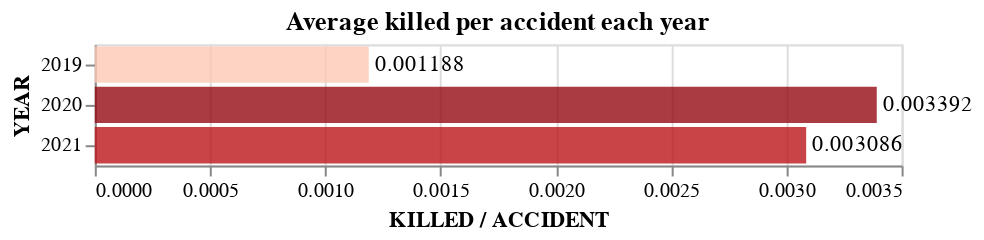

This figure's notebook cell:
### Code cell
# FINAL CHART
bars = alt.Chart(ratio_merged).mark_bar(
    opacity=0.8
).encode(
    y=alt.Y('YEAR:N', title='YEAR'),
    x='ratio:Q',
    color=alt.Color('ratio:Q',legend=None, scale=alt.Scale(scheme='reds'))
)
text = alt.Chart(ratio_merged).mark_text(
    align='left',
    baseline='middle',
    dx=3
).encode(
    y=alt.Y('YEAR:N', title='YEAR'),
    x=alt.X('ratio:Q', title='KILLED / ACCIDENT')
    ,text=alt.Text('ratio:Q', format='.4')
)

(bars + text).properties(title="Average killed per accident each year")

### Figure 1 — Vega-Lite specification as saved in the notebook (floating-point values rounded to 4 significant figures)
{"config": {"view": {"continuousWidth": 400, "continuousHeight": 300}}, "layer": [{"mark": {"type": "bar", "opacity": 0.8}, "encoding": {"color": {"field": "ratio", "legend": null, "scale": {"scheme": "reds"}, "type": "quantitative"}, "x": {"field": "ratio", "type": "quantitative"}, "y": {"field": "YEAR", "title": "YEAR", "type": "nominal"}}}, {"mark": {"type": "text", "align": "left", "baseline": "middle", "dx": 3}, "encoding": {"text": {"field": "ratio", "format": ".4", "type": "quantitative"}, "x": {"field": "ratio", "title": "KILLED / ACCIDENT", "type": "quantitative"}, "y": {"field": "YEAR", "title": "YEAR", "type": "nominal"}}}], "data": {"name": "data-9b40553cdb3ed641439c5abbc103bd11"}, "title": "Average killed per accident each year", "$schema": "https://vega.github.io/schema/vega-lite/v4.17.0.json", "datasets": {"data-9b40553cdb3ed641439c5abbc103bd11": [{"YEAR": 2019.0, "TOTAL KILLED": 20.0, "TOTAL INJURED": 4811.0, "TOTAL ACCIDENTS": 16830.0, "ratio": 0.001188}, {"YEAR": 2020.0, "TOTAL KILLED": 14.0, "TOTAL INJURED": 1312.0, "TOTAL ACCIDENTS": 4127.0, "ratio": 0.003392}, {"YEAR": 2021.0, "TOTAL KILLED": 27.0, "TOTAL INJURED": 4094.0, "TOTAL ACCIDENTS": 8749.0, "ratio": 0.003086}]}}
